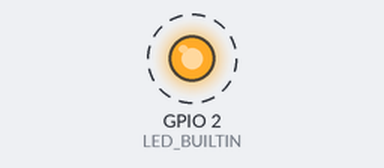
A sketch run on a simulated ESP8266 (NodeMCU). Shown: output pins drawn as LEDs (lit = HIGH, except the on-board LED, lit = LOW). Dashed ring = blinking. WiFi joins after 1.5 s; servers stay silent unless stated; what the sketch prints to the serial monitor is not drawn.

Above: at 0.2 s.
Timing chart, 0 to 3.1 s (numbered marks = the images above):
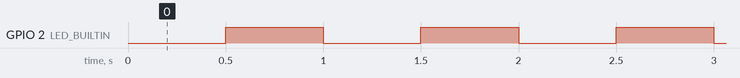

The sketch:

2WIFI-Config-ESP8266.ino
```cpp
#include <ESP8266WiFi.h>

const char *apSSID = "ConfigurarWiFi";
const char *apPassword = "senha123";
boolean apMode = false;

void setup() {
  pinMode(LED_BUILTIN, OUTPUT);
  digitalWrite(LED_BUILTIN, HIGH); // Desligar o LED embutido inicialmente

  // Inicializar serial para debug
  Serial.begin(9600);

  // Verificar se há configurações de rede salvas
  if (WiFi.SSID() == "") {
    apMode = true;
    startAPMode();
  } else {
    connectToWiFi();
  }
}

void loop() {
  if (apMode) {
    blinkLED(500); // Piscar a cada 500ms quando no modo AP
  } else if (WiFi.status() != WL_CONNECTED) {
    blinkLED(1000); // Piscar a cada 1000ms (1 segundo) ao tentar conectar
  } else {
    digitalWrite(LED_BUILTIN, HIGH); // Manter o LED aceso quando conectado
  }

  // Você pode adicionar outras partes do seu código aqui
}

void startAPMode() {
  digitalWrite(LED_BUILTIN, LOW); // Ligar o LED para indicar o modo AP

  Serial.println("Modo de Ponto de Acesso ativado.");
  Serial.print("SSID do AP: ");
  Serial.println(apSSID);

  // Iniciar o modo AP com o SSID e senha definidos
  WiFi.softAP(apSSID, apPassword);

  Serial.println("Conecte-se a este WiFi e acesse 192.168.4.1 para configurar.");
}

void connectToWiFi() {
  digitalWrite(LED_BUILTIN, LOW); // Ligar o LED para indicar a tentativa de conexão

  Serial.println("Conectando à rede WiFi...");

  WiFi.begin(); // Iniciar a conexão usando as configurações salvas

  while (WiFi.status() != WL_CONNECTED) {
    delay(1000);
    Serial.println("Aguardando conexão WiFi...");
  }

  Serial.println("Conectado à rede WiFi!");
  Serial.print("Endereço IP: ");
  Serial.println(WiFi.localIP());
}

void blinkLED(int interval) {
  static unsigned long previousMillis = 0;
  static bool ledState = false;

  unsigned long currentMillis = millis();

  if (currentMillis - previousMillis >= interval) {
    previousMillis = currentMillis;
    ledState = !ledState;
    digitalWrite(LED_BUILTIN, ledState ? HIGH : LOW);
  }
}
```

Measured:
- by itself, GPIO 2 (LED_BUILTIN): alternates HIGH for 0.50 s and LOW for 0.50 s
